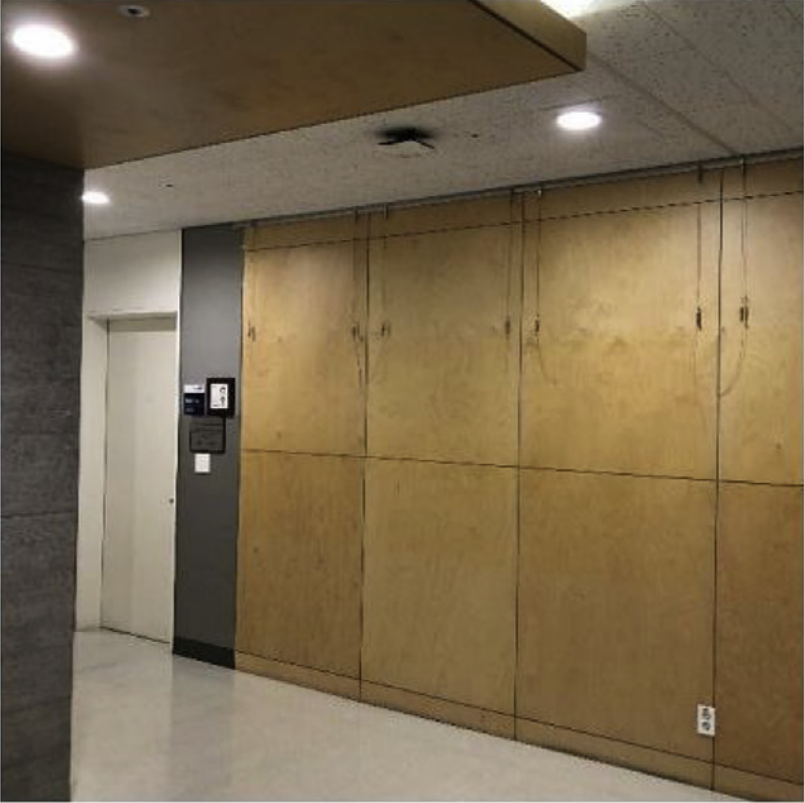
#> input picture data/paper/photo1.png, 804 x 803 px, found by its file name
$ python canny.py
#> lines starting #> are read from the running program, lines starting #| are printed output that depends on the picture
import numpy as np
import cv2 as cv
from matplotlib import pyplot as plt
img = cv.imread('/home/hack/PycharmProjects/vgg/data/paper/photo1.png',0)
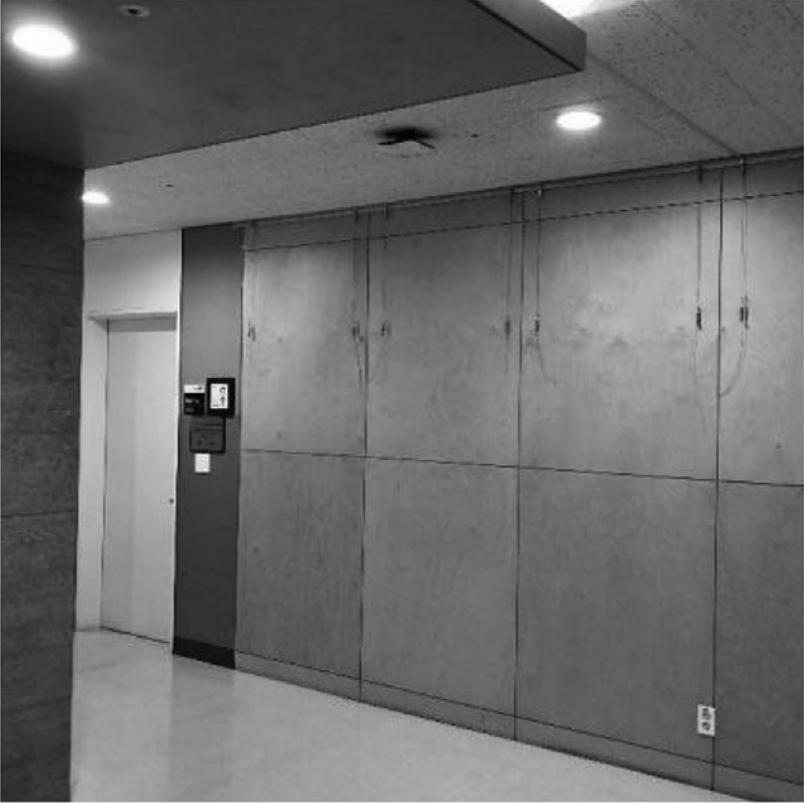
#> img: shape (803, 804); min 0, max 255, mean 106.1
edges = cv.Canny(img,100,100)
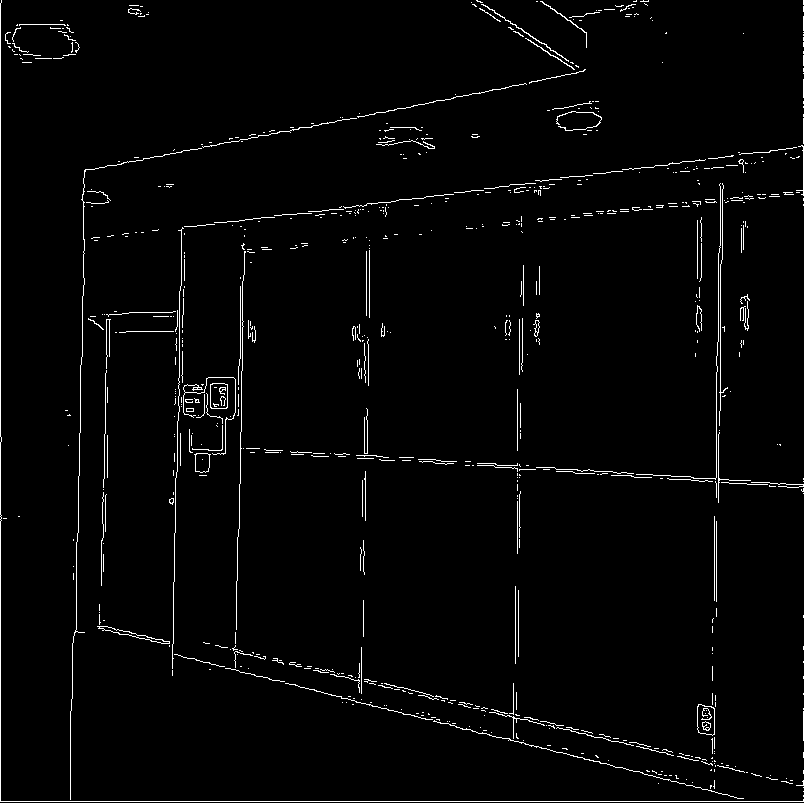
#> edges: shape (803, 804); 2.2% white in thin lines or dots
plt.subplot(121),plt.imshow(img,cmap = 'gray')
plt.title('Original Image'), plt.xticks([]), plt.yticks([])
plt.subplot(122),plt.imshow(edges,cmap = 'gray')
plt.title('Edge Image'), plt.xticks([]), plt.yticks([])
plt.show()
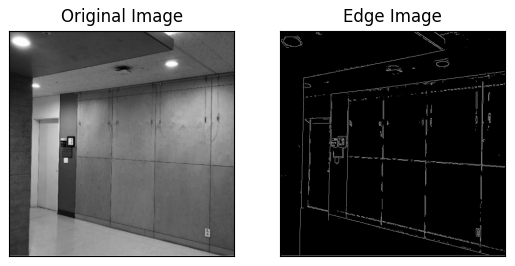
#> figure drawn by matplotlib, 2 panels

$ run again, with data/paper/photo2.png copied over data/paper/photo1.png
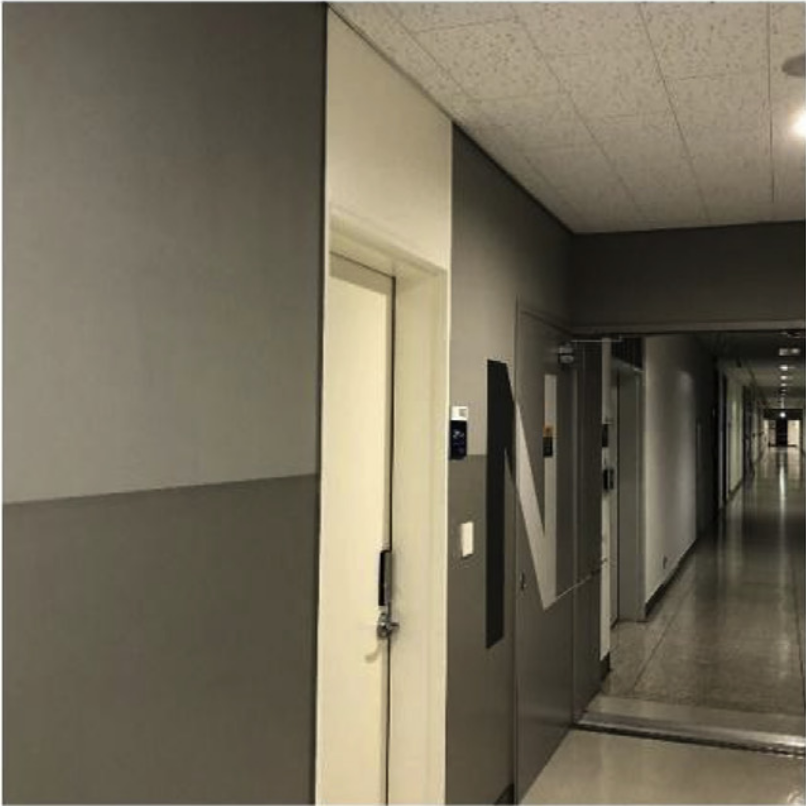
#> input picture data/paper/photo2.png, 806 x 806 px, found by its file name
#> `edges = cv.Canny(img,100,100)`:
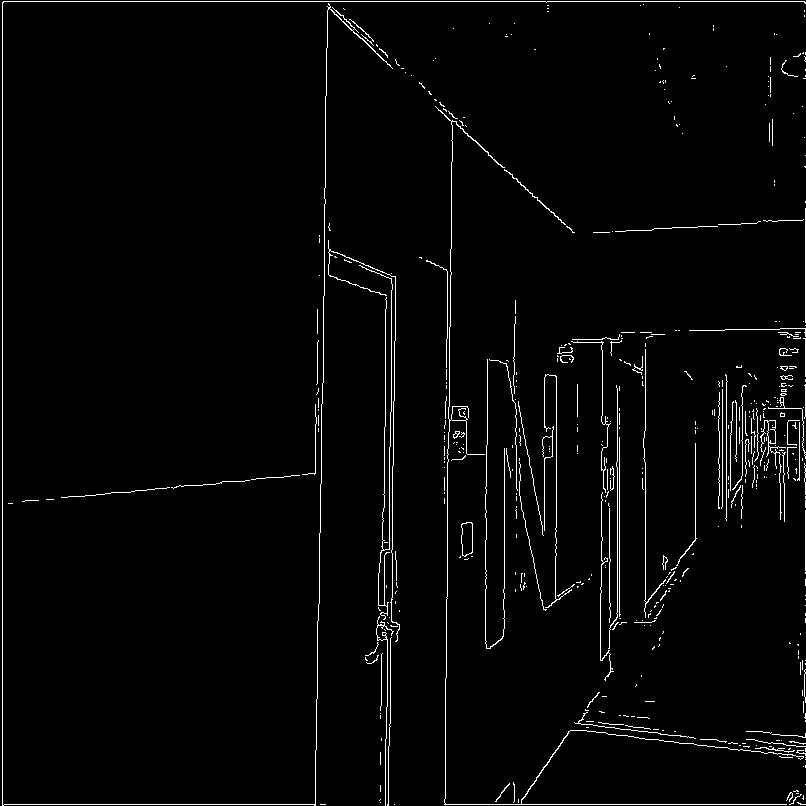
#> edges: shape (806, 806); 2.4% white in thin lines or dots
#> `plt.show()`:
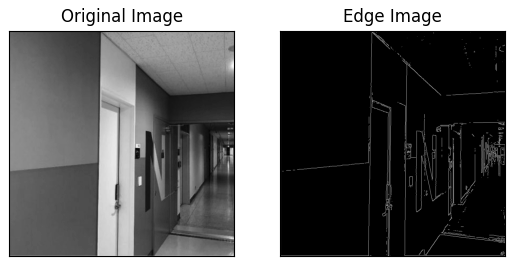
#> figure drawn by matplotlib, 2 panels

$ run again, with data/paper/bim2.png copied over data/paper/photo1.png
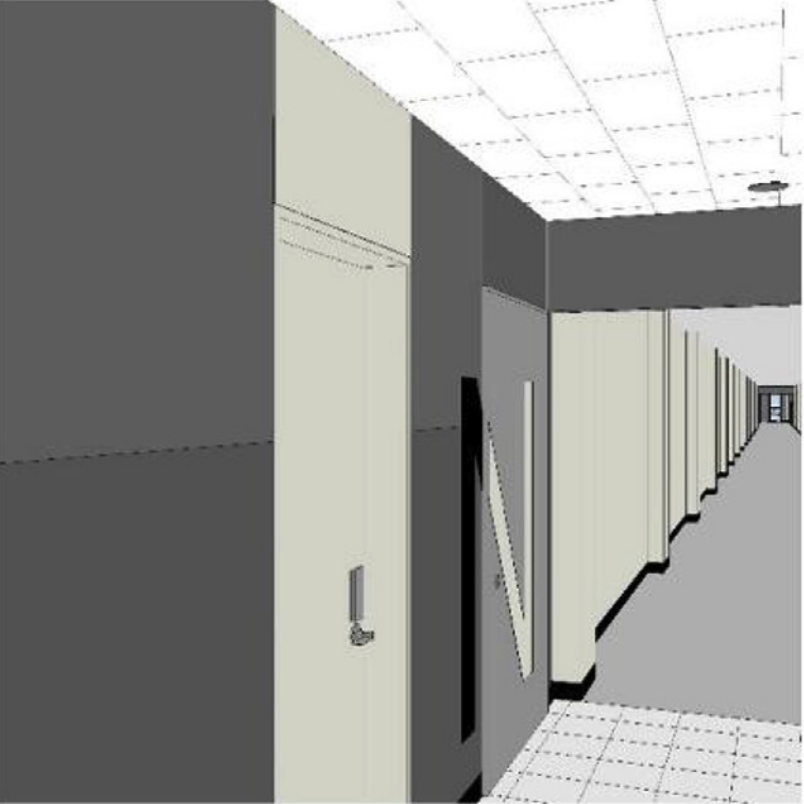
#> input picture data/paper/bim2.png, 804 x 804 px, found by its file name
#> `edges = cv.Canny(img,100,100)`:
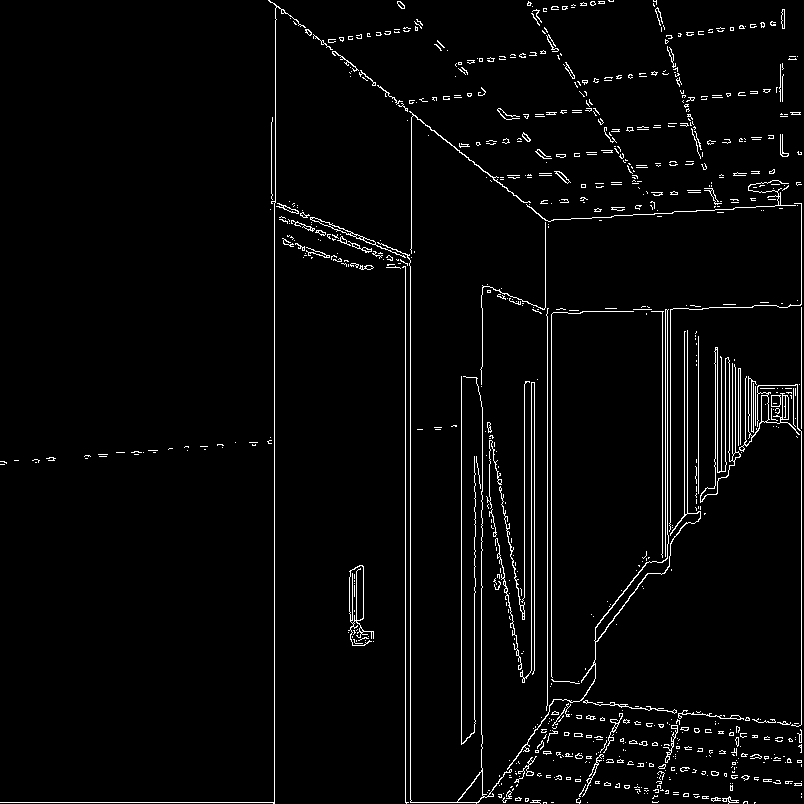
#> edges: shape (804, 804); 3.1% white in thin lines or dots
#> `plt.show()`:
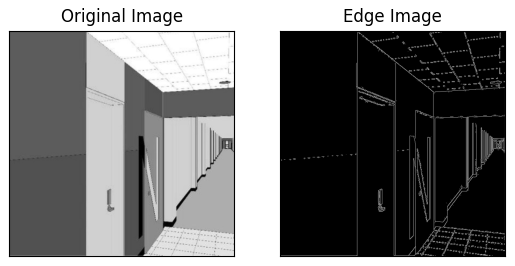
#> figure drawn by matplotlib, 2 panels
